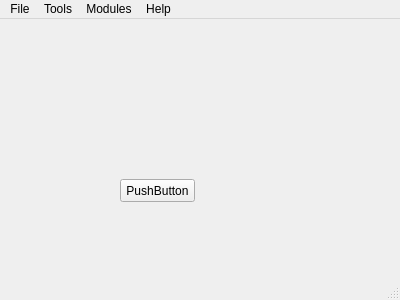
<?xml version="1.0" encoding="UTF-8"?>
<ui version="4.0">
 <class>MainWindow</class>
 <widget class="QMainWindow" name="MainWindow">
  <property name="geometry">
   <rect>
    <x>0</x>
    <y>0</y>
    <width>400</width>
    <height>300</height>
   </rect>
  </property>
  <property name="windowTitle">
   <string>MainWindow</string>
  </property>
  <widget class="QWidget" name="centralWidget">
   <widget class="QPushButton" name="pushButton">
    <property name="geometry">
     <rect>
      <x>120</x>
      <y>160</y>
      <width>75</width>
      <height>23</height>
     </rect>
    </property>
    <property name="text">
     <string>PushButton</string>
    </property>
   </widget>
  </widget>
  <widget class="QMenuBar" name="menuBar">
   <property name="geometry">
    <rect>
     <x>0</x>
     <y>0</y>
     <width>400</width>
     <height>21</height>
    </rect>
   </property>
   <widget class="QMenu" name="menuFile">
    <property name="title">
     <string>File</string>
    </property>
    <addaction name="actionNew_Project"/>
    <addaction name="actionOpen_Project"/>
    <addaction name="actionSave_Project"/>
    <addaction name="actionSave_As"/>
    <addaction name="actionSave_Export"/>
    <addaction name="actionPrint"/>
    <addaction name="actionClose_Project"/>
    <addaction name="actionClose_All"/>
   </widget>
   <widget class="QMenu" name="menuTools">
    <property name="title">
     <string>Tools</string>
    </property>
    <addaction name="actionImage"/>
    <addaction name="actionGCP"/>
   </widget>
   <widget class="QMenu" name="menuModules">
    <property name="title">
     <string>Modules</string>
    </property>
    <addaction name="actionGeoTransform"/>
    <addaction name="actionGeoSpot"/>
    <addaction name="actionGeo3o1"/>
    <addaction name="actionGeoPS"/>
   </widget>
   <widget class="QMenu" name="menuHelp">
    <property name="title">
     <string>Help</string>
    </property>
    <addaction name="actionHelp"/>
    <addaction name="actionRegister"/>
    <addaction name="actionTerm_of_Use"/>
    <addaction name="actionAbout"/>
   </widget>
   <addaction name="menuFile"/>
   <addaction name="menuTools"/>
   <addaction name="menuModules"/>
   <addaction name="menuHelp"/>
  </widget>
  <widget class="QStatusBar" name="statusBar"/>
  <action name="actionNew_Project">
   <property name="text">
    <string>New Project</string>
   </property>
  </action>
  <action name="actionOpen_Project">
   <property name="text">
    <string>Open Project</string>
   </property>
  </action>
  <action name="actionSave_Project">
   <property name="text">
    <string>Save Project</string>
   </property>
  </action>
  <action name="actionSave_As">
   <property name="text">
    <string>Save As</string>
   </property>
  </action>
  <action name="actionSave_Export">
   <property name="text">
    <string>Save Export</string>
   </property>
  </action>
  <action name="actionPrint">
   <property name="text">
    <string>Print</string>
   </property>
  </action>
  <action name="actionClose_Project">
   <property name="text">
    <string>Close Project</string>
   </property>
  </action>
  <action name="actionClose_All">
   <property name="text">
    <string>Close All</string>
   </property>
  </action>
  <action name="actionImage">
   <property name="text">
    <string>Image</string>
   </property>
  </action>
  <action name="actionGCP">
   <property name="text">
    <string>GCP</string>
   </property>
  </action>
  <action name="actionGeoTransform">
   <property name="text">
    <string>GeoTransform</string>
   </property>
  </action>
  <action name="actionGeoSpot">
   <property name="text">
    <string>GeoSpot</string>
   </property>
  </action>
  <action name="actionGeo3o1">
   <property name="text">
    <string>Geo3o1</string>
   </property>
  </action>
  <action name="actionGeoPS">
   <property name="text">
    <string>GeoPS</string>
   </property>
  </action>
  <action name="actionHelp">
   <property name="text">
    <string>Help</string>
   </property>
  </action>
  <action name="actionRegister">
   <property name="text">
    <string>Register</string>
   </property>
  </action>
  <action name="actionTerm_of_Use">
   <property name="text">
    <string>Term of Use</string>
   </property>
  </action>
  <action name="actionAbout">
   <property name="text">
    <string>About</string>
   </property>
  </action>
 </widget>
 <layoutdefault spacing="6" margin="11"/>
 <resources/>
 <connections/>
</ui>
